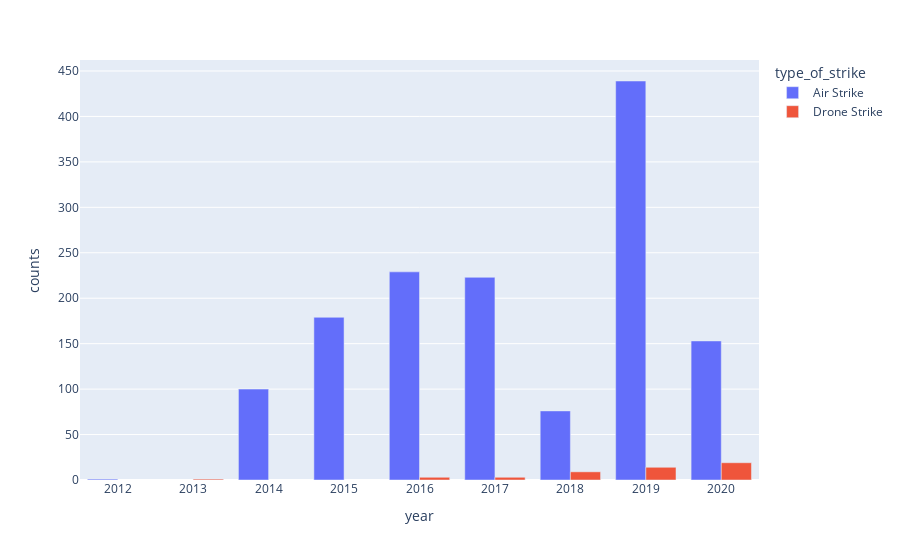

Source (notebook cell):
### Code cell
both = libya.groupby(['year','type_of_strike'])['type_of_strike'].count().reset_index(name='counts')
fig = px.bar(both,x="year", y='counts',color='type_of_strike')
fig.update_xaxes(dtick='Y1')
fig.update_layout(barmode='group')
fig.show()

### Figure 1 — Plotly figure (JSON) as saved in the notebook; plotly's stock layout.template omitted (floating-point values rounded to 4 significant figures)
{"data": [{"alignmentgroup": "True", "hovertemplate": "type_of_strike=Air Strike<br>year=%{x}<br>counts=%{y}<extra></extra>", "legendgroup": "Air Strike", "marker": {"color": "#636efa"}, "name": "Air Strike", "offsetgroup": "Air Strike", "orientation": "v", "showlegend": true, "textposition": "auto", "type": "bar", "x": [2012, 2014, 2015, 2016, 2017, 2018, 2019, 2020], "xaxis": "x", "y": [1, 100, 179, 229, 223, 76, 439, 153], "yaxis": "y"}, {"alignmentgroup": "True", "hovertemplate": "type_of_strike=Drone Strike<br>year=%{x}<br>counts=%{y}<extra></extra>", "legendgroup": "Drone Strike", "marker": {"color": "#EF553B"}, "name": "Drone Strike", "offsetgroup": "Drone Strike", "orientation": "v", "showlegend": true, "textposition": "auto", "type": "bar", "x": [2013, 2016, 2017, 2018, 2019, 2020], "xaxis": "x", "y": [1, 3, 3, 9, 14, 19], "yaxis": "y"}], "layout": {"barmode": "group", "legend": {"title": {"text": "type_of_strike"}, "tracegroupgap": 0}, "margin": {"t": 60}, "xaxis": {"anchor": "y", "domain": [0, 1], "dtick": "Y1", "title": {"text": "year"}}, "yaxis": {"anchor": "x", "domain": [0, 1], "title": {"text": "counts"}}}}
